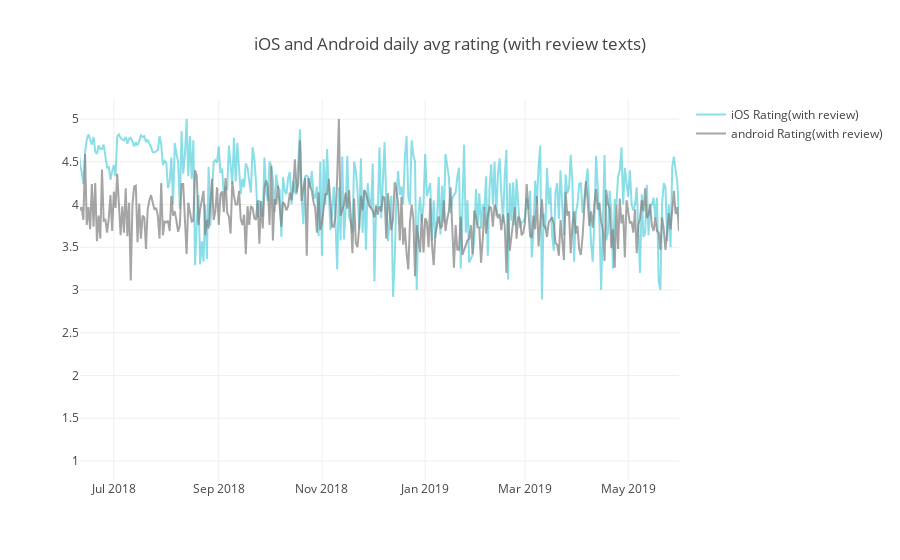

Notebook cell for this chart:
### Code cell
# daily trend
trace_ios = go.Scatter(
                x=ios_daily_rating.Date,
                y=ios_daily_rating["Rating_with_Review"],
                name = "iOS Rating(with review)",
                line = dict(color = '#17BECF'),
                opacity = 0.5)

trace_android = go.Scatter(
                x=android_daily_rating.Date,
                y=android_daily_rating["Rating_with_Review"],
                name = "android Rating(with review)",
                line = dict(color = '#7F7F7F'),
                opacity = 0.7)

data = [trace_ios,trace_android]

layout = dict(
    title = "iOS and Android daily avg rating (with review texts)", #US for iOS, English for Android
    xaxis = dict(
        range = ['2018-06-11','2019-05-31'])
)

fig = dict(data=data, layout=layout)
py.iplot(fig, filename = "Manually Set Range")

### Figure 1 — Plotly figure (JSON) as saved in the notebook; plotly's stock layout.template omitted (floating-point values rounded to 4 significant figures; data arrays with more than 128 entries replaced by an {"elided": "..."} marker saying what was removed)
{"data": [{"line": {"color": "#17BECF"}, "name": "iOS Rating(with review)", "opacity": 0.5, "type": "scatter", "uid": "512e1a87-eb15-4cdb-93c9-aff26a4a2863", "x": {"elided": "395 str values"}, "y": {"elided": "395 float values"}}, {"line": {"color": "#7F7F7F"}, "name": "android Rating(with review)", "opacity": 0.7, "type": "scatter", "uid": "0bd8b106-83e5-4dc4-9339-e27ae301ed1c", "x": {"elided": "394 str values"}, "y": {"elided": "394 float values"}}], "layout": {"title": "iOS and Android daily avg rating (with review texts)", "xaxis": {"range": ["2018-06-11", "2019-05-31"]}}}
